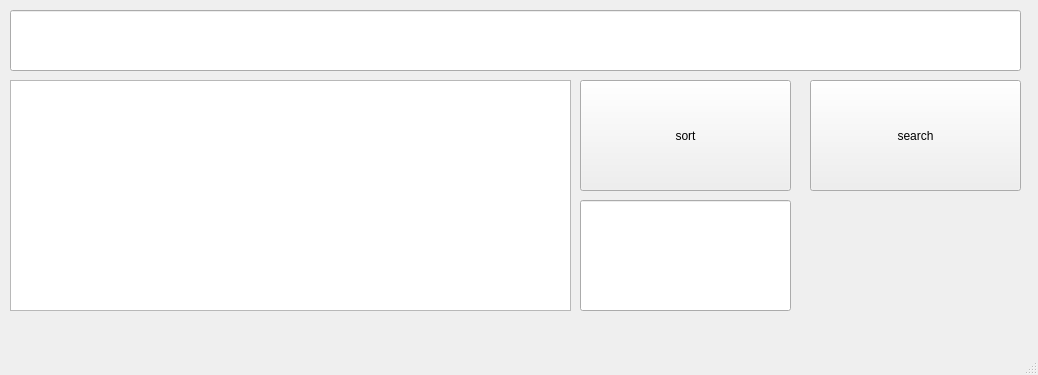
<?xml version="1.0" encoding="UTF-8"?>
<ui version="4.0">
 <class>MainWindow</class>
 <widget class="QMainWindow" name="MainWindow">
  <property name="geometry">
   <rect>
    <x>0</x>
    <y>0</y>
    <width>1038</width>
    <height>375</height>
   </rect>
  </property>
  <property name="windowTitle">
   <string>MainWindow</string>
  </property>
  <widget class="QWidget" name="centralwidget">
   <widget class="QLineEdit" name="lineEditArray">
    <property name="geometry">
     <rect>
      <x>10</x>
      <y>10</y>
      <width>1011</width>
      <height>61</height>
     </rect>
    </property>
   </widget>
   <widget class="QPushButton" name="pushButtonSort">
    <property name="geometry">
     <rect>
      <x>580</x>
      <y>80</y>
      <width>211</width>
      <height>111</height>
     </rect>
    </property>
    <property name="text">
     <string>sort</string>
    </property>
   </widget>
   <widget class="QPushButton" name="pushButtonSearch">
    <property name="geometry">
     <rect>
      <x>810</x>
      <y>80</y>
      <width>211</width>
      <height>111</height>
     </rect>
    </property>
    <property name="text">
     <string>search</string>
    </property>
   </widget>
   <widget class="QTextEdit" name="textEditResults">
    <property name="geometry">
     <rect>
      <x>10</x>
      <y>80</y>
      <width>561</width>
      <height>231</height>
     </rect>
    </property>
   </widget>
   <widget class="QLineEdit" name="lineEditSearch">
    <property name="geometry">
     <rect>
      <x>580</x>
      <y>200</y>
      <width>211</width>
      <height>111</height>
     </rect>
    </property>
   </widget>
   <widget class="QLabel" name="labelSearchResult">
    <property name="geometry">
     <rect>
      <x>810</x>
      <y>200</y>
      <width>211</width>
      <height>111</height>
     </rect>
    </property>
    <property name="text">
     <string/>
    </property>
   </widget>
  </widget>
  <widget class="QMenuBar" name="menubar">
   <property name="geometry">
    <rect>
     <x>0</x>
     <y>0</y>
     <width>1038</width>
     <height>23</height>
    </rect>
   </property>
  </widget>
  <widget class="QStatusBar" name="statusbar"/>
 </widget>
 <resources/>
 <connections/>
</ui>
